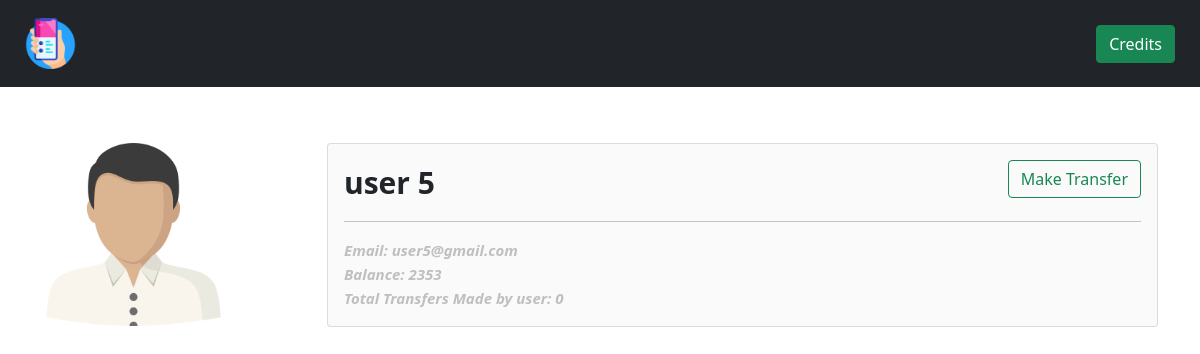
The page /customerDetail/9/ on the database its author committed.
### accounts/models.py (models this page shows)
class Customer(models.Model):
    user = models.OneToOneField(User, related_name='userprofile', on_delete=models.CASCADE)
    first_name = models.CharField(max_length=200, null=False, default='')
    last_name = models.CharField(max_length=200, null=True)
    email = models.CharField(max_length=30, default='')
    current_balance = models.IntegerField(default=0)
    total_tranfers = models.IntegerField(default=0)

### accounts/views.py (the view)
# urls.py: path('customerDetail/<str:pk>/', views.customerDetail, name='customerDetail'),
def customerDetail(request, pk):
    customer = Customer.objects.get(pk=pk)
    return render(request, 'accounts/customerDetail.html',{'customer':customer})

### accounts/templates/accounts/customerDetail.html (shortened to what this page needs)
{% load static %}
<!DOCTYPE html>
<html lang="en">
<head>
    <link href="https://cdn.jsdelivr.net/npm/bootstrap@5.0.0/dist/css/bootstrap.min.css" rel="stylesheet">
</head>
<body>
    {% include 'accounts/navbar.html' %}
    <div class="container">
        <div class="row" style="margin-top: 5%;">
            <div class="col-3">
                <img width="70%" src="{% static 'img/profile.png' %}" alt="">
            </div>
            <div class="col-9">
                <div class="card" style="background-color: #fafafa;">
                    <div class="card-body">
                        <strong style="font-size: 30px;">{{customer.first_name}} {{customer.last_name}}</strong>
                        <a class="btn btn-outline-success " style="float:right;" href="{% url 'createTransfers' customer.id %}">Make Transfer</a> <br> <hr>
                        <small style="color: #bfbfbf;font-weight: bolder; font-style: italic; font-size: 15px;">Email: {{customer.email}}</small> <br>
                        <small style="color: #bfbfbf;font-weight: bolder; font-style: italic;font-size: 15px;">Balance: {{customer.current_balance}}</small> <br>
                        <small style="color: #bfbfbf;font-weight: bolder; font-style: italic;font-size: 15px;">Total Transfers Made by {{customer.first_name}}: {{customer.total_tranfers}}</small>
                    </div>
                </div>
            </div>
        </div>
    </div>
</body>
</html>

### rows shown on the page
Customer: first_name "user", last_name "5", email "user5@gmail.com", current_balance "2353", total_tranfers "0"
